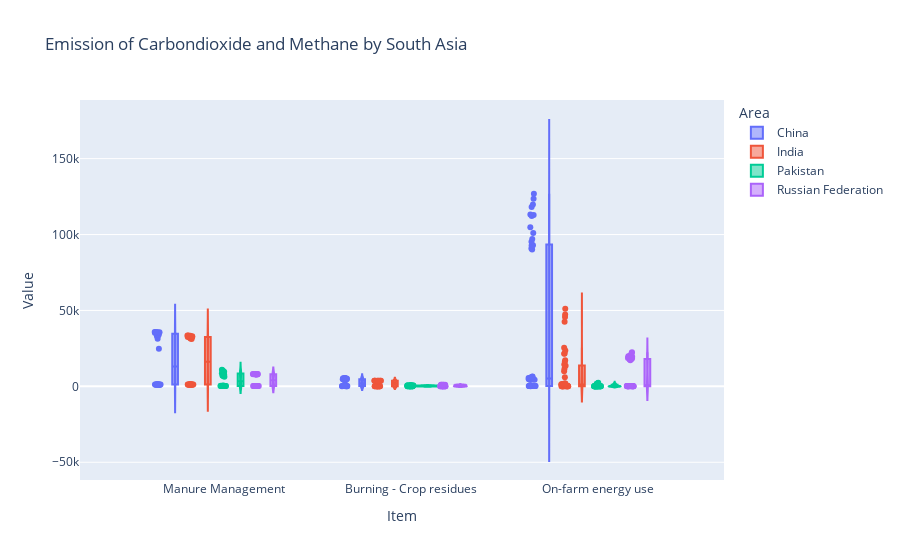

Notebook code for this chart:
### Code cell
import plotly.express as px
import pandas as pd
df = pd.read_csv("test.csv")
fig = px.violin(df, y="Value", x="Item", color="Area", box=True, points="all", hover_data=df.columns,title='Emission of Carbondioxide and Methane by South Asia')
fig.show()

### Figure 1 — Plotly figure (JSON) as saved in the notebook; plotly's stock layout.template omitted (floating-point values rounded to 4 significant figures; data arrays with more than 128 entries replaced by an {"elided": "..."} marker saying what was removed)
{"data": [{"alignmentgroup": "True", "box": {"visible": true}, "customdata": {"elided": "105x15 mixed values"}, "hovertemplate": "Area=%{customdata[3]}<br>Item=%{x}<br>Value=%{y}<br>Domain Code=%{customdata[0]}<br>Domain=%{customdata[1]}<br>Area Code (FAO)=%{customdata[2]}<br>Element Code=%{customdata[4]}<br>Element=%{customdata[5]}<br>Item Code=%{customdata[6]}<br>Year Code=%{customdata[7]}<br>Year=%{customdata[8]}<br>Source Code=%{customdata[9]}<br>Source=%{customdata[10]}<br>Unit=%{customdata[11]}<br>Flag=%{customdata[12]}<br>Flag Description=%{customdata[13]}<br>Note=%{customdata[14]}<extra></extra>", "legendgroup": "China", "marker": {"color": "#636efa"}, "name": "China", "offsetgroup": "China", "orientation": "v", "points": "all", "scalegroup": "True", "showlegend": true, "type": "violin", "x": ["Manure Management", "Manure Management", "Manure Management", "Manure Management", "Manure Management", "Manure Management", "Manure Management", "Manure Management", "Manure Management", "Manure Management", "Manure Management", "Manure Management", "Manure Management", "Manure Management", "Manure Management", "Manure Management", "Manure Management", "Manure Management", "Manure Management", "Manure Management", "Manure Management", "Manure Management", "Manure Management", "Manure Management", "Manure Management", "Manure Management", "Manure Management", "Manure Management", "Manure Management", "Manure Management", "Burning - Crop residues", "Burning - Crop residues", "Burning - Crop residues", "Burning - Crop residues", "Burning - Crop residues", "Burning - Crop residues", "Burning - Crop residues", "Burning - Crop residues", "Burning - Crop residues", "Burning - Crop residues", "Burning - Crop residues", "Burning - Crop residues", "Burning - Crop residues", "Burning - Crop residues", "Burning - Crop residues", "Burning - Crop residues", "Burning - Crop residues", "Burning - Crop residues", "Burning - Crop residues", "Burning - Crop residues", "Burning - Crop residues", "Burning - Crop residues", "Burning - Crop residues", "Burning - Crop residues", "Burning - Crop residues", "Burning - Crop residues", "Burning - Crop residues", "Burning - Crop residues", "Burning - Crop residues", "Burning - Crop residues", "On-farm energy use", "On-farm energy use", "On-farm energy use", "On-farm energy use", "On-farm energy use", "On-farm energy use", "On-farm energy use", "On-farm energy use", "On-farm energy use", "On-farm energy use", "On-farm energy use", "On-farm energy use", "On-farm energy use", "On-farm energy use", "On-farm energy use", "On-farm energy use", "On-farm energy use", "On-farm energy use", "On-farm energy use", "On-farm energy use", "On-farm energy use", "On-farm energy use", "On-farm energy use", "On-farm energy use", "On-farm energy use", "On-farm energy use", "On-farm energy use", "On-farm energy use", "On-farm energy use", "On-farm energy use", "On-farm energy use", "On-farm energy use", "On-farm energy use", "On-farm energy use", "On-farm energy use", "On-farm energy use", "On-farm energy use", "On-farm energy use", "On-farm energy use", "On-farm energy use", "On-farm energy use", "On-farm energy use", "On-farm energy use", "On-farm energy use", "On-farm energy use"], "x0": " ", "xaxis": "x", "y": [1180.0, 33050.0, 1212.0, 33940.0, 1179.0, 33020.0, 1222.0, 34220.0, 1278.0, 35780.0, 1268.0, 35490.0, 1261.0, 35320.0, 1279.0, 35810.0, 1272.0, 35610.0, 1272.0, 35610.0, 1253.0, 35090.0, 1238.0, 34650.0, 1194.0, 33430.0, 1119.0, 31330.0, 885.5, 24790.0, 141.5, 3961.0, 148.2, 4150.0, 151.4, 4239.0, 153.1, 4286.0, 157.9, 4420.0, 161.7, 4528.0, 164.9, 4616.0, 169.1, 4736.0, 172.8, 4838.0, 174.8, 4895.0, 196.8, 5509.0, 194.6, 5448.0, 189.5, 5306.0, 187.8, 5257.0, 184.2, 5156.0, 147.5, 90840.0, 4130.0, 153.3, 95190.0, 4293.0, 159.9, 92780.0, 4476.0, 164.3, 90090.0, 4601.0, 169.1, 92940.0, 4735.0, 174.4, 96980.0, 4884.0, 179.8, 101000.0, 5033.0, 184.7, 104800.0, 5172.0, 199.4, 112900.0, 5583.0, 210.0, 118200.0, 5881.0, 214.2, 119900.0, 5996.0, 225.8, 123500.0, 6321.0, 230.4, 126800.0, 6450.0, 194.2, 113200.0, 5438.0, 191.1, 112200.0, 5350.0], "y0": " ", "yaxis": "y"}, {"alignmentgroup": "True", "box": {"visible": true}, "customdata": {"elided": "105x15 mixed values"}, "hovertemplate": "Area=%{customdata[3]}<br>Item=%{x}<br>Value=%{y}<br>Domain Code=%{customdata[0]}<br>Domain=%{customdata[1]}<br>Area Code (FAO)=%{customdata[2]}<br>Element Code=%{customdata[4]}<br>Element=%{customdata[5]}<br>Item Code=%{customdata[6]}<br>Year Code=%{customdata[7]}<br>Year=%{customdata[8]}<br>Source Code=%{customdata[9]}<br>Source=%{customdata[10]}<br>Unit=%{customdata[11]}<br>Flag=%{customdata[12]}<br>Flag Description=%{customdata[13]}<br>Note=%{customdata[14]}<extra></extra>", "legendgroup": "India", "marker": {"color": "#EF553B"}, "name": "India", "offsetgroup": "India", "orientation": "v", "points": "all", "scalegroup": "True", "showlegend": true, "type": "violin", "x": ["Manure Management", "Manure Management", "Manure Management", "Manure Management", "Manure Management", "Manure Management", "Manure Management", "Manure Management", "Manure Management", "Manure Management", "Manure Management", "Manure Management", "Manure Management", "Manure Management", "Manure Management", "Manure Management", "Manure Management", "Manure Management", "Manure Management", "Manure Management", "Manure Management", "Manure Management", "Manure Management", "Manure Management", "Manure Management", "Manure Management", "Manure Management", "Manure Management", "Manure Management", "Manure Management", "Burning - Crop residues", "Burning - Crop residues", "Burning - Crop residues", "Burning - Crop residues", "Burning - Crop residues", "Burning - Crop residues", "Burning - Crop residues", "Burning - Crop residues", "Burning - Crop residues", "Burning - Crop residues", "Burning - Crop residues", "Burning - Crop residues", "Burning - Crop residues", "Burning - Crop residues", "Burning - Crop residues", "Burning - Crop residues", "Burning - Crop residues", "Burning - Crop residues", "Burning - Crop residues", "Burning - Crop residues", "Burning - Crop residues", "Burning - Crop residues", "Burning - Crop residues", "Burning - Crop residues", "Burning - Crop residues", "Burning - Crop residues", "Burning - Crop residues", "Burning - Crop residues", "Burning - Crop residues", "Burning - Crop residues", "On-farm energy use", "On-farm energy use", "On-farm energy use", "On-farm energy use", "On-farm energy use", "On-farm energy use", "On-farm energy use", "On-farm energy use", "On-farm energy use", "On-farm energy use", "On-farm energy use", "On-farm energy use", "On-farm energy use", "On-farm energy use", "On-farm energy use", "On-farm energy use", "On-farm energy use", "On-farm energy use", "On-farm energy use", "On-farm energy use", "On-farm energy use", "On-farm energy use", "On-farm energy use", "On-farm energy use", "On-farm energy use", "On-farm energy use", "On-farm energy use", "On-farm energy use", "On-farm energy use", "On-farm energy use", "On-farm energy use", "On-farm energy use", "On-farm energy use", "On-farm energy use", "On-farm energy use", "On-farm energy use", "On-farm energy use", "On-farm energy use", "On-farm energy use", "On-farm energy use", "On-farm energy use", "On-farm energy use", "On-farm energy use", "On-farm energy use", "On-farm energy use"], "x0": " ", "xaxis": "x", "y": [1113.0, 31170.0, 1128.0, 31590.0, 1154.0, 32300.0, 1155.0, 32340.0, 1157.0, 32390.0, 1160.0, 32480.0, 1162.0, 32540.0, 1163.0, 32570.0, 1163.0, 32550.0, 1164.0, 32610.0, 1173.0, 32840.0, 1180.0, 33050.0, 1188.0, 33260.0, 1196.0, 33480.0, 1198.0, 33560.0, 120.2, 3367.0, 122.3, 3426.0, 126.4, 3539.0, 128.8, 3608.0, 122.3, 3424.0, 124.8, 3495.0, 129.1, 3616.0, 128.1, 3587.0, 131.8, 3690.0, 132.2, 3701.0, 130.8, 3662.0, 132.4, 3707.0, 132.0, 3697.0, 131.2, 3675.0, 129.9, 3638.0, 42.68, 42530.0, 1195.0, 49.52, 45680.0, 1387.0, 52.13, 21610.0, 1460.0, 63.65, 23540.0, 1782.0, 67.2, 25460.0, 1882.0, 55.36, 21480.0, 1550.0, 42.28, 17160.0, 1184.0, 35.46, 14440.0, 992.8, 66.55, 51090.0, 1863.0, 54.2, 47300.0, 1518.0, 42.09, 16250.0, 1179.0, 33.64, 13560.0, 941.9, 28.21, 11390.0, 789.8, 22.8, 9970.0, 638.5, 16.72, 5960.0, 468.1], "y0": " ", "yaxis": "y"}, {"alignmentgroup": "True", "box": {"visible": true}, "customdata": {"elided": "105x15 mixed values"}, "hovertemplate": "Area=%{customdata[3]}<br>Item=%{x}<br>Value=%{y}<br>Domain Code=%{customdata[0]}<br>Domain=%{customdata[1]}<br>Area Code (FAO)=%{customdata[2]}<br>Element Code=%{customdata[4]}<br>Element=%{customdata[5]}<br>Item Code=%{customdata[6]}<br>Year Code=%{customdata[7]}<br>Year=%{customdata[8]}<br>Source Code=%{customdata[9]}<br>Source=%{customdata[10]}<br>Unit=%{customdata[11]}<br>Flag=%{customdata[12]}<br>Flag Description=%{customdata[13]}<br>Note=%{customdata[14]}<extra></extra>", "legendgroup": "Pakistan", "marker": {"color": "#00cc96"}, "name": "Pakistan", "offsetgroup": "Pakistan", "orientation": "v", "points": "all", "scalegroup": "True", "showlegend": true, "type": "violin", "x": ["Manure Management", "Manure Management", "Manure Management", "Manure Management", "Manure Management", "Manure Management", "Manure Management", "Manure Management", "Manure Management", "Manure Management", "Manure Management", "Manure Management", "Manure Management", "Manure Management", "Manure Management", "Manure Management", "Manure Management", "Manure Management", "Manure Management", "Manure Management", "Manure Management", "Manure Management", "Manure Management", "Manure Management", "Manure Management", "Manure Management", "Manure Management", "Manure Management", "Manure Management", "Manure Management", "Burning - Crop residues", "Burning - Crop residues", "Burning - Crop residues", "Burning - Crop residues", "Burning - Crop residues", "Burning - Crop residues", "Burning - Crop residues", "Burning - Crop residues", "Burning - Crop residues", "Burning - Crop residues", "Burning - Crop residues", "Burning - Crop residues", "Burning - Crop residues", "Burning - Crop residues", "Burning - Crop residues", "Burning - Crop residues", "Burning - Crop residues", "Burning - Crop residues", "Burning - Crop residues", "Burning - Crop residues", "Burning - Crop residues", "Burning - Crop residues", "Burning - Crop residues", "Burning - Crop residues", "Burning - Crop residues", "Burning - Crop residues", "Burning - Crop residues", "Burning - Crop residues", "Burning - Crop residues", "Burning - Crop residues", "On-farm energy use", "On-farm energy use", "On-farm energy use", "On-farm energy use", "On-farm energy use", "On-farm energy use", "On-farm energy use", "On-farm energy use", "On-farm energy use", "On-farm energy use", "On-farm energy use", "On-farm energy use", "On-farm energy use", "On-farm energy use", "On-farm energy use", "On-farm energy use", "On-farm energy use", "On-farm energy use", "On-farm energy use", "On-farm energy use", "On-farm energy use", "On-farm energy use", "On-farm energy use", "On-farm energy use", "On-farm energy use", "On-farm energy use", "On-farm energy use", "On-farm energy use", "On-farm energy use", "On-farm energy use", "On-farm energy use", "On-farm energy use", "On-farm energy use", "On-farm energy use", "On-farm energy use", "On-farm energy use", "On-farm energy use", "On-farm energy use", "On-farm energy use", "On-farm energy use", "On-farm energy use", "On-farm energy use", "On-farm energy use", "On-farm energy use", "On-farm energy use"], "x0": " ", "xaxis": "x", "y": [225.6, 6317.0, 246.1, 6891.0, 254.1, 7116.0, 262.6, 7352.0, 271.3, 7597.0, 273.5, 7659.0, 289.8, 8114.0, 299.5, 8387.0, 308.6, 8641.0, 319.0, 8931.0, 329.7, 9231.0, 345.7, 9680.0, 363.1, 10170.0, 376.3, 10540.0, 389.8, 10910.0, 17.43, 488.0, 17.3, 484.3, 17.65, 494.1, 18.65, 522.3, 18.38, 514.7, 17.66, 494.5, 18.1, 506.8, 17.49, 489.6, 18.71, 523.8, 19.31, 540.8, 19.21, 537.9, 19.78, 554.0, 19.73, 552.4, 19.32, 540.9, 19.52, 546.5, 3.06, 1864.0, 85.67, 3.221, 2023.0, 90.2, 4.087, 2397.0, 114.4, 2.772, 1780.0, 77.6, 2.947, 1752.0, 82.5, 2.575, 1507.0, 72.09, 2.269, 1287.0, 63.53, 1.71, 1062.0, 47.88, 1.525, 1042.0, 42.69, 1.387, 1034.0, 38.83, 1.102, 943.2, 30.85, 1.062, 975.4, 29.74, 1.138, 968.7, 31.86, 1.041, 990.6, 29.16, 0.9724, 983.2, 27.23], "y0": " ", "yaxis": "y"}, {"alignmentgroup": "True", "box": {"visible": true}, "customdata": {"elided": "105x15 mixed values"}, "hovertemplate": "Area=%{customdata[3]}<br>Item=%{x}<br>Value=%{y}<br>Domain Code=%{customdata[0]}<br>Domain=%{customdata[1]}<br>Area Code (FAO)=%{customdata[2]}<br>Element Code=%{customdata[4]}<br>Element=%{customdata[5]}<br>Item Code=%{customdata[6]}<br>Year Code=%{customdata[7]}<br>Year=%{customdata[8]}<br>Source Code=%{customdata[9]}<br>Source=%{customdata[10]}<br>Unit=%{customdata[11]}<br>Flag=%{customdata[12]}<br>Flag Description=%{customdata[13]}<br>Note=%{customdata[14]}<extra></extra>", "legendgroup": "Russian Federation", "marker": {"color": "#ab63fa"}, "name": "Russian Federation", "offsetgroup": "Russian Federation", "orientation": "v", "points": "all", "scalegroup": "True", "showlegend": true, "type": "violin", "x": ["Manure Management", "Manure Management", "Manure Management", "Manure Management", "Manure Management", "Manure Management", "Manure Management", "Manure Management", "Manure Management", "Manure Management", "Manure Management", "Manure Management", "Manure Management", "Manure Management", "Manure Management", "Manure Management", "Manure Management", "Manure Management", "Manure Management", "Manure Management", "Manure Management", "Manure Management", "Manure Management", "Manure Management", "Manure Management", "Manure Management", "Manure Management", "Manure Management", "Manure Management", "Manure Management", "Burning - Crop residues", "Burning - Crop residues", "Burning - Crop residues", "Burning - Crop residues", "Burning - Crop residues", "Burning - Crop residues", "Burning - Crop residues", "Burning - Crop residues", "Burning - Crop residues", "Burning - Crop residues", "Burning - Crop residues", "Burning - Crop residues", "Burning - Crop residues", "Burning - Crop residues", "Burning - Crop residues", "Burning - Crop residues", "Burning - Crop residues", "Burning - Crop residues", "Burning - Crop residues", "Burning - Crop residues", "Burning - Crop residues", "Burning - Crop residues", "Burning - Crop residues", "Burning - Crop residues", "Burning - Crop residues", "Burning - Crop residues", "Burning - Crop residues", "Burning - Crop residues", "Burning - Crop residues", "Burning - Crop residues", "On-farm energy use", "On-farm energy use", "On-farm energy use", "On-farm energy use", "On-farm energy use", "On-farm energy use", "On-farm energy use", "On-farm energy use", "On-farm energy use", "On-farm energy use", "On-farm energy use", "On-farm energy use", "On-farm energy use", "On-farm energy use", "On-farm energy use", "On-farm energy use", "On-farm energy use", "On-farm energy use", "On-farm energy use", "On-farm energy use", "On-farm energy use", "On-farm energy use", "On-farm energy use", "On-farm energy use", "On-farm energy use", "On-farm energy use", "On-farm energy use", "On-farm energy use", "On-farm energy use", "On-farm energy use", "On-farm energy use", "On-farm energy use", "On-farm energy use", "On-farm energy use", "On-farm energy use", "On-farm energy use", "On-farm energy use", "On-farm energy use", "On-farm energy use", "On-farm energy use", "On-farm energy use", "On-farm energy use", "On-farm energy use", "On-farm energy use", "On-farm energy use"], "x0": " ", "xaxis": "x", "y": [287.9, 8062.0, 281.3, 7876.0, 283.6, 7941.0, 285.3, 7988.0, 283.1, 7926.0, 286.4, 8018.0, 282.9, 7921.0, 286.7, 8027.0, 292.6, 8194.0, 290.3, 8129.0, 293.5, 8217.0, 285.0, 7981.0, 285.0, 7979.0, 287.2, 8042.0, 286.3, 8015.0, 29.01, 812.2, 27.75, 776.9, 29.11, 815.2, 33.07, 926.0, 32.06, 897.6, 26.44, 740.2, 31.46, 880.8, 28.5, 797.9, 31.79, 890.1, 33.13, 927.6, 35.44, 992.4, 37.3, 1044.0, 37.29, 1044.0, 35.27, 987.6, 36.81, 1031.0, 7.099, 19860.0, 198.8, 6.939, 19460.0, 194.3, 6.549, 21900.0, 183.4, 6.119, 22450.0, 171.3, 6.188, 18170.0, 173.3, 6.043, 17160.0, 169.2, 6.245, 20240.0, 174.9, 6.43, 17810.0, 180.0, 6.37, 17930.0, 178.3, 7.469, 20800.0, 209.1, 7.248, 19080.0, 203.0, 6.427, 17850.0, 180.0, 5.971, 18220.0, 167.2, 6.091, 18690.0, 170.6, 5.816, 18270.0, 162.8], "y0": " ", "yaxis": "y"}], "layout": {"legend": {"title": {"text": "Area"}, "tracegroupgap": 0}, "title": {"text": "Emission of Carbondioxide and Methane by South Asia"}, "violinmode": "group", "xaxis": {"anchor": "y", "domain": [0, 1], "title": {"text": "Item"}}, "yaxis": {"anchor": "x", "domain": [0, 1], "title": {"text": "Value"}}}}
